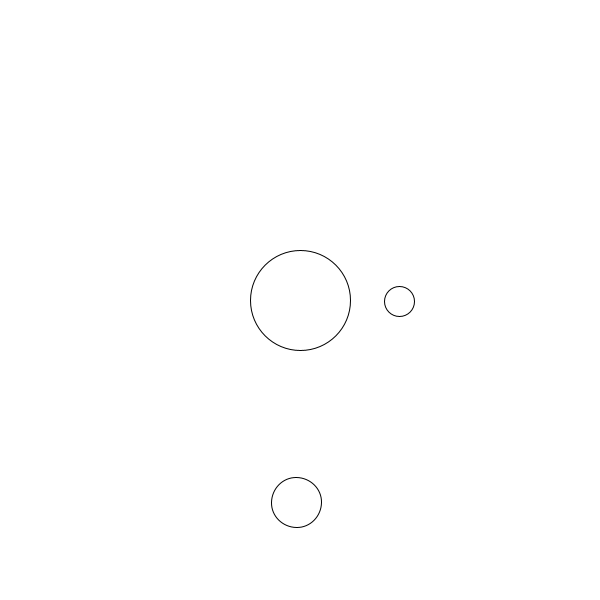
Frame 1 (no input)
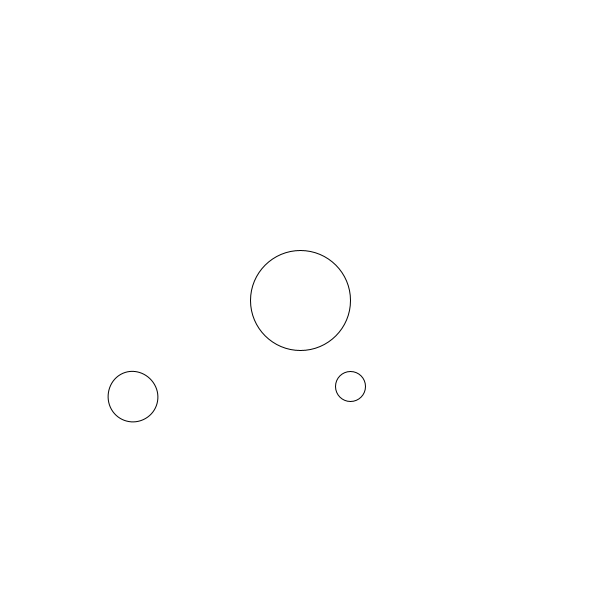
Frame 60 (the mouse pressed at the canvas centre just before this capture)
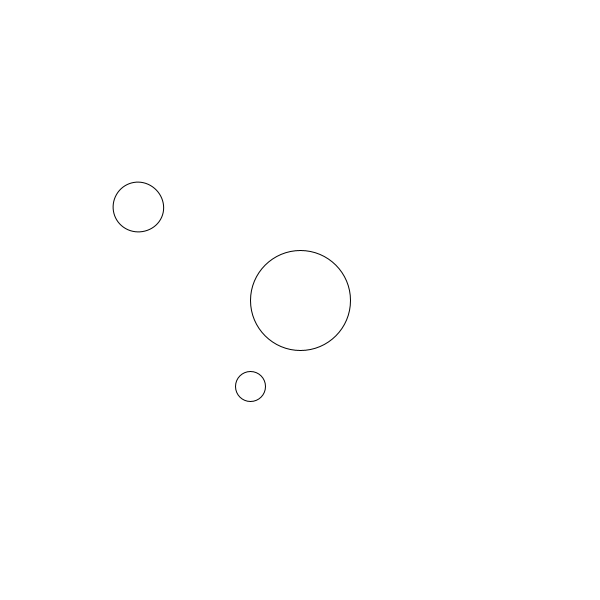
Frame 120 (the mouse held since frame 60 and released just before this capture)

The Processing sketch that drew these frames (run headless with seeded random() and noise(); from frame 60 on, the mouse is pressed at the canvas centre):

// Processing sketch: practicefinal
// ── practicefinal.pde
float x,y;
float theta;
float 
x1,y1;
void setup(){
  size(600,600);
}



void draw(){
  background(255);
  //x++;
  theta+=1;
  
  pushMatrix();
  
  
  translate(width/2,height/2);
  
  rotate(radians(theta));
  y=sin(theta/10)*25+200;
  ellipse(0,y,50,50);
  
  popMatrix();
  x1= cos(radians(theta))*100+width/2;
  y1= sin(radians(theta))*100+width/2;
  ellipse(x1,y1,30,30);
  
  ellipse(width/2,height/2,100,100);

}
